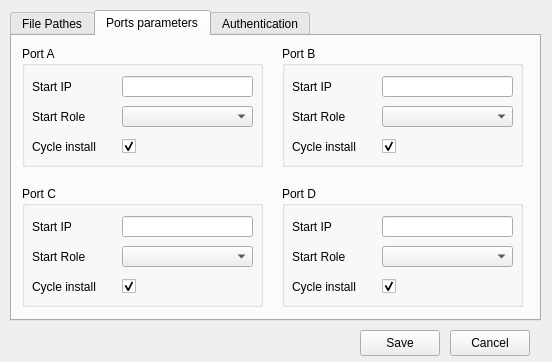
<?xml version="1.0" encoding="UTF-8"?>
<ui version="4.0">
 <class>Config</class>
 <widget class="QDialog" name="Config">
  <property name="geometry">
   <rect>
    <x>0</x>
    <y>0</y>
    <width>552</width>
    <height>362</height>
   </rect>
  </property>
  <property name="minimumSize">
   <size>
    <width>552</width>
    <height>362</height>
   </size>
  </property>
  <property name="maximumSize">
   <size>
    <width>552</width>
    <height>362</height>
   </size>
  </property>
  <property name="windowTitle">
   <string>Dialog</string>
  </property>
  <widget class="QTabWidget" name="tabWidget">
   <property name="geometry">
    <rect>
     <x>10</x>
     <y>10</y>
     <width>531</width>
     <height>311</height>
    </rect>
   </property>
   <property name="currentIndex">
    <number>1</number>
   </property>
   <widget class="QWidget" name="tab_Path">
    <property name="whatsThis">
     <string/>
    </property>
    <attribute name="title">
     <string>File Pathes</string>
    </attribute>
    <widget class="QLabel" name="label_Sc">
     <property name="geometry">
      <rect>
       <x>10</x>
       <y>40</y>
       <width>91</width>
       <height>21</height>
      </rect>
     </property>
     <property name="text">
      <string>Script Path:</string>
     </property>
    </widget>
    <widget class="QLabel" name="label_Arch">
     <property name="geometry">
      <rect>
       <x>10</x>
       <y>70</y>
       <width>91</width>
       <height>21</height>
      </rect>
     </property>
     <property name="text">
      <string>Archive Path:</string>
     </property>
    </widget>
    <widget class="QLabel" name="lb_ArchPath">
     <property name="geometry">
      <rect>
       <x>100</x>
       <y>70</y>
       <width>331</width>
       <height>21</height>
      </rect>
     </property>
     <property name="text">
      <string/>
     </property>
     <property name="alignment">
      <set>Qt::AlignRight|Qt::AlignTrailing|Qt::AlignVCenter</set>
     </property>
    </widget>
    <widget class="QLabel" name="lb_ScPath">
     <property name="geometry">
      <rect>
       <x>100</x>
       <y>40</y>
       <width>331</width>
       <height>21</height>
      </rect>
     </property>
     <property name="text">
      <string/>
     </property>
     <property name="alignment">
      <set>Qt::AlignRight|Qt::AlignTrailing|Qt::AlignVCenter</set>
     </property>
    </widget>
    <widget class="QPushButton" name="open_ArchPath">
     <property name="geometry">
      <rect>
       <x>440</x>
       <y>70</y>
       <width>80</width>
       <height>26</height>
      </rect>
     </property>
     <property name="text">
      <string>Open</string>
     </property>
    </widget>
    <widget class="QPushButton" name="open_ScPath">
     <property name="geometry">
      <rect>
       <x>440</x>
       <y>40</y>
       <width>80</width>
       <height>26</height>
      </rect>
     </property>
     <property name="text">
      <string>Open</string>
     </property>
    </widget>
    <widget class="QLabel" name="lb_MF_path">
     <property name="geometry">
      <rect>
       <x>100</x>
       <y>120</y>
       <width>331</width>
       <height>21</height>
      </rect>
     </property>
     <property name="text">
      <string/>
     </property>
     <property name="alignment">
      <set>Qt::AlignRight|Qt::AlignTrailing|Qt::AlignVCenter</set>
     </property>
    </widget>
    <widget class="QLabel" name="label_MF">
     <property name="geometry">
      <rect>
       <x>10</x>
       <y>120</y>
       <width>91</width>
       <height>21</height>
      </rect>
     </property>
     <property name="text">
      <string>Master Files:</string>
     </property>
    </widget>
    <widget class="QPushButton" name="open_MF_Path">
     <property name="geometry">
      <rect>
       <x>440</x>
       <y>120</y>
       <width>80</width>
       <height>26</height>
      </rect>
     </property>
     <property name="text">
      <string>Open</string>
     </property>
    </widget>
    <widget class="QPushButton" name="open_SF_Path">
     <property name="geometry">
      <rect>
       <x>440</x>
       <y>150</y>
       <width>80</width>
       <height>26</height>
      </rect>
     </property>
     <property name="text">
      <string>Open</string>
     </property>
    </widget>
    <widget class="QLabel" name="label_SF">
     <property name="geometry">
      <rect>
       <x>10</x>
       <y>150</y>
       <width>91</width>
       <height>21</height>
      </rect>
     </property>
     <property name="text">
      <string>Slave Files:</string>
     </property>
    </widget>
    <widget class="QLabel" name="lb_SF_path">
     <property name="geometry">
      <rect>
       <x>100</x>
       <y>150</y>
       <width>331</width>
       <height>21</height>
      </rect>
     </property>
     <property name="text">
      <string/>
     </property>
     <property name="alignment">
      <set>Qt::AlignRight|Qt::AlignTrailing|Qt::AlignVCenter</set>
     </property>
    </widget>
    <widget class="QLabel" name="label_Sc_2">
     <property name="geometry">
      <rect>
       <x>10</x>
       <y>10</y>
       <width>91</width>
       <height>21</height>
      </rect>
     </property>
     <property name="text">
      <string>Name Config:</string>
     </property>
    </widget>
    <widget class="QComboBox" name="comboBox_2">
     <property name="geometry">
      <rect>
       <x>100</x>
       <y>1</y>
       <width>431</width>
       <height>41</height>
      </rect>
     </property>
    </widget>
   </widget>
   <widget class="QWidget" name="tab_param">
    <attribute name="title">
     <string>Ports parameters</string>
    </attribute>
    <widget class="QGroupBox" name="groupBox_A">
     <property name="geometry">
      <rect>
       <x>10</x>
       <y>10</y>
       <width>241</width>
       <height>121</height>
      </rect>
     </property>
     <property name="title">
      <string>Port A</string>
     </property>
     <widget class="QLabel" name="label_1A">
      <property name="geometry">
       <rect>
        <x>10</x>
        <y>30</y>
        <width>81</width>
        <height>21</height>
       </rect>
      </property>
      <property name="text">
       <string>Start IP</string>
      </property>
     </widget>
     <widget class="QLabel" name="label_2A">
      <property name="geometry">
       <rect>
        <x>10</x>
        <y>60</y>
        <width>81</width>
        <height>21</height>
       </rect>
      </property>
      <property name="text">
       <string>Start Role</string>
      </property>
     </widget>
     <widget class="QLabel" name="label_3A">
      <property name="geometry">
       <rect>
        <x>10</x>
        <y>90</y>
        <width>81</width>
        <height>21</height>
       </rect>
      </property>
      <property name="text">
       <string>Cycle install</string>
      </property>
     </widget>
     <widget class="QCheckBox" name="checkBox_A">
      <property name="geometry">
       <rect>
        <x>100</x>
        <y>90</y>
        <width>131</width>
        <height>21</height>
       </rect>
      </property>
      <property name="text">
       <string/>
      </property>
      <property name="checked">
       <bool>true</bool>
      </property>
      <property name="tristate">
       <bool>false</bool>
      </property>
     </widget>
     <widget class="QComboBox" name="comboBox_A">
      <property name="geometry">
       <rect>
        <x>100</x>
        <y>60</y>
        <width>131</width>
        <height>21</height>
       </rect>
      </property>
     </widget>
     <widget class="QLineEdit" name="lineEdit_A">
      <property name="geometry">
       <rect>
        <x>100</x>
        <y>30</y>
        <width>131</width>
        <height>21</height>
       </rect>
      </property>
      <property name="text">
       <string/>
      </property>
      <property name="alignment">
       <set>Qt::AlignRight|Qt::AlignTrailing|Qt::AlignVCenter</set>
      </property>
     </widget>
    </widget>
    <widget class="QGroupBox" name="groupBox_B">
     <property name="geometry">
      <rect>
       <x>270</x>
       <y>10</y>
       <width>241</width>
       <height>121</height>
      </rect>
     </property>
     <property name="title">
      <string>Port B</string>
     </property>
     <widget class="QLabel" name="label_1B">
      <property name="geometry">
       <rect>
        <x>10</x>
        <y>30</y>
        <width>81</width>
        <height>21</height>
       </rect>
      </property>
      <property name="text">
       <string>Start IP</string>
      </property>
     </widget>
     <widget class="QLabel" name="label_2B">
      <property name="geometry">
       <rect>
        <x>10</x>
        <y>60</y>
        <width>81</width>
        <height>21</height>
       </rect>
      </property>
      <property name="text">
       <string>Start Role</string>
      </property>
     </widget>
     <widget class="QLabel" name="label_3B">
      <property name="geometry">
       <rect>
        <x>10</x>
        <y>90</y>
        <width>81</width>
        <height>21</height>
       </rect>
      </property>
      <property name="text">
       <string>Cycle install</string>
      </property>
     </widget>
     <widget class="QCheckBox" name="checkBox_B">
      <property name="geometry">
       <rect>
        <x>100</x>
        <y>90</y>
        <width>131</width>
        <height>21</height>
       </rect>
      </property>
      <property name="text">
       <string/>
      </property>
      <property name="checked">
       <bool>true</bool>
      </property>
      <property name="tristate">
       <bool>false</bool>
      </property>
     </widget>
     <widget class="QComboBox" name="comboBox_B">
      <property name="geometry">
       <rect>
        <x>100</x>
        <y>60</y>
        <width>131</width>
        <height>21</height>
       </rect>
      </property>
     </widget>
     <widget class="QLineEdit" name="lineEdit_B">
      <property name="geometry">
       <rect>
        <x>100</x>
        <y>30</y>
        <width>131</width>
        <height>21</height>
       </rect>
      </property>
      <property name="text">
       <string/>
      </property>
      <property name="alignment">
       <set>Qt::AlignRight|Qt::AlignTrailing|Qt::AlignVCenter</set>
      </property>
     </widget>
    </widget>
    <widget class="QGroupBox" name="groupBox_C">
     <property name="geometry">
      <rect>
       <x>10</x>
       <y>150</y>
       <width>241</width>
       <height>121</height>
      </rect>
     </property>
     <property name="title">
      <string>Port C</string>
     </property>
     <widget class="QLabel" name="label_1C">
      <property name="geometry">
       <rect>
        <x>10</x>
        <y>30</y>
        <width>81</width>
        <height>21</height>
       </rect>
      </property>
      <property name="text">
       <string>Start IP</string>
      </property>
     </widget>
     <widget class="QLabel" name="label_2C">
      <property name="geometry">
       <rect>
        <x>10</x>
        <y>60</y>
        <width>81</width>
        <height>21</height>
       </rect>
      </property>
      <property name="text">
       <string>Start Role</string>
      </property>
     </widget>
     <widget class="QLabel" name="label_3C">
      <property name="geometry">
       <rect>
        <x>10</x>
        <y>90</y>
        <width>81</width>
        <height>21</height>
       </rect>
      </property>
      <property name="text">
       <string>Cycle install</string>
      </property>
     </widget>
     <widget class="QCheckBox" name="checkBox_C">
      <property name="geometry">
       <rect>
        <x>100</x>
        <y>90</y>
        <width>131</width>
        <height>21</height>
       </rect>
      </property>
      <property name="text">
       <string/>
      </property>
      <property name="checked">
       <bool>true</bool>
      </property>
      <property name="tristate">
       <bool>false</bool>
      </property>
     </widget>
     <widget class="QComboBox" name="comboBox_C">
      <property name="geometry">
       <rect>
        <x>100</x>
        <y>60</y>
        <width>131</width>
        <height>21</height>
       </rect>
      </property>
     </widget>
     <widget class="QLineEdit" name="lineEdit_C">
      <property name="geometry">
       <rect>
        <x>100</x>
        <y>30</y>
        <width>131</width>
        <height>21</height>
       </rect>
      </property>
      <property name="text">
       <string/>
      </property>
      <property name="alignment">
       <set>Qt::AlignRight|Qt::AlignTrailing|Qt::AlignVCenter</set>
      </property>
     </widget>
    </widget>
    <widget class="QGroupBox" name="groupBox_D">
     <property name="geometry">
      <rect>
       <x>270</x>
       <y>150</y>
       <width>241</width>
       <height>121</height>
      </rect>
     </property>
     <property name="title">
      <string>Port D</string>
     </property>
     <widget class="QLabel" name="label_1D">
      <property name="geometry">
       <rect>
        <x>10</x>
        <y>30</y>
        <width>81</width>
        <height>21</height>
       </rect>
      </property>
      <property name="text">
       <string>Start IP</string>
      </property>
     </widget>
     <widget class="QLabel" name="label_2D">
      <property name="geometry">
       <rect>
        <x>10</x>
        <y>60</y>
        <width>81</width>
        <height>21</height>
       </rect>
      </property>
      <property name="text">
       <string>Start Role</string>
      </property>
     </widget>
     <widget class="QLabel" name="label_3D">
      <property name="geometry">
       <rect>
        <x>10</x>
        <y>90</y>
        <width>81</width>
        <height>21</height>
       </rect>
      </property>
      <property name="text">
       <string>Cycle install</string>
      </property>
     </widget>
     <widget class="QCheckBox" name="checkBox_D">
      <property name="geometry">
       <rect>
        <x>100</x>
        <y>90</y>
        <width>131</width>
        <height>21</height>
       </rect>
      </property>
      <property name="text">
       <string/>
      </property>
      <property name="checked">
       <bool>true</bool>
      </property>
      <property name="tristate">
       <bool>false</bool>
      </property>
     </widget>
     <widget class="QComboBox" name="comboBox_D">
      <property name="geometry">
       <rect>
        <x>100</x>
        <y>60</y>
        <width>131</width>
        <height>21</height>
       </rect>
      </property>
     </widget>
     <widget class="QLineEdit" name="lineEdit_D">
      <property name="geometry">
       <rect>
        <x>100</x>
        <y>30</y>
        <width>131</width>
        <height>21</height>
       </rect>
      </property>
      <property name="text">
       <string/>
      </property>
      <property name="alignment">
       <set>Qt::AlignRight|Qt::AlignTrailing|Qt::AlignVCenter</set>
      </property>
     </widget>
    </widget>
   </widget>
   <widget class="QWidget" name="tab_auth">
    <attribute name="title">
     <string>Authentication</string>
    </attribute>
    <widget class="QLabel" name="lb_password">
     <property name="geometry">
      <rect>
       <x>10</x>
       <y>10</y>
       <width>81</width>
       <height>21</height>
      </rect>
     </property>
     <property name="text">
      <string>Password:</string>
     </property>
    </widget>
    <widget class="QLineEdit" name="le_password">
     <property name="geometry">
      <rect>
       <x>90</x>
       <y>10</y>
       <width>361</width>
       <height>21</height>
      </rect>
     </property>
     <property name="inputMethodHints">
      <set>Qt::ImhHiddenText|Qt::ImhNoAutoUppercase|Qt::ImhNoPredictiveText|Qt::ImhSensitiveData</set>
     </property>
     <property name="echoMode">
      <enum>QLineEdit::Password</enum>
     </property>
    </widget>
    <widget class="QCheckBox" name="view_password">
     <property name="geometry">
      <rect>
       <x>460</x>
       <y>10</y>
       <width>61</width>
       <height>21</height>
      </rect>
     </property>
     <property name="text">
      <string>View</string>
     </property>
    </widget>
   </widget>
  </widget>
  <widget class="QPushButton" name="Cancel">
   <property name="geometry">
    <rect>
     <x>450</x>
     <y>330</y>
     <width>80</width>
     <height>26</height>
    </rect>
   </property>
   <property name="text">
    <string>Cancel</string>
   </property>
  </widget>
  <widget class="QPushButton" name="Save">
   <property name="geometry">
    <rect>
     <x>360</x>
     <y>330</y>
     <width>80</width>
     <height>26</height>
    </rect>
   </property>
   <property name="text">
    <string>Save</string>
   </property>
  </widget>
 </widget>
 <resources/>
 <connections/>
</ui>
